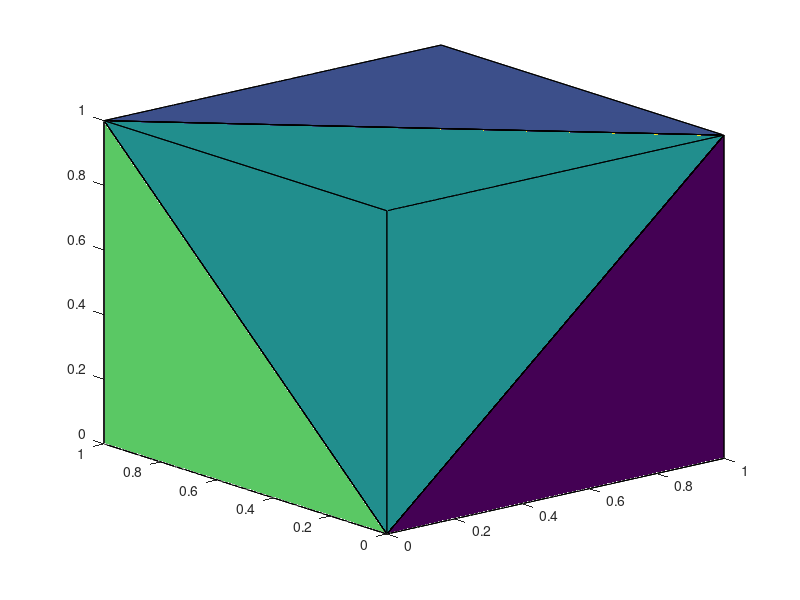

This figure's MATLAB source:
d = [0 1];
[x,y,z] = meshgrid(d);
X = [x(:) y(:) z(:)];
T = [1 3 4 7;
     4 6 7 8;
     1 5 6 7;
     1 2 4 6;
     1 4 6 7];
tetramesh(T,X);
view(-40,20)